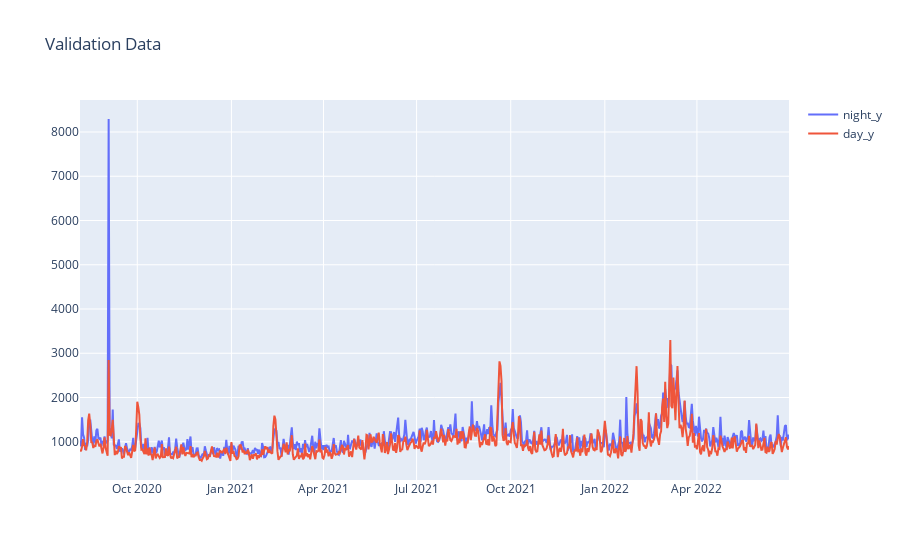

Source (notebook cell):
### Markdown cell above
### 시각화

### Code cell
# 위에서 데이터 시각화 부분 copy
# data -> val 로 변경

dates = val["date"].to_list()
night_y = val["night_y"].to_list()
day_y = val["day_y"].to_list()

fig = make_subplots(rows=1, cols=1)
fig.update_layout(title_text=f"Validation Data") # title 변경

fig.add_trace(go.Scatter(x=dates, y=night_y, name="night_y"), row=1, col=1)
fig.add_trace(go.Scatter(x=dates, y=day_y, name="day_y"), row=1, col=1)
fig.show()

### Figure 1 — Plotly figure (JSON) as saved in the notebook; plotly's stock layout.template omitted (floating-point values rounded to 4 significant figures; data arrays with more than 128 entries replaced by an {"elided": "..."} marker saying what was removed)
{"data": [{"name": "night_y", "type": "scatter", "x": {"elided": "694 str values"}, "xaxis": "x", "y": {"elided": "694 int values"}, "yaxis": "y"}, {"name": "day_y", "type": "scatter", "x": {"elided": "694 str values"}, "xaxis": "x", "y": {"elided": "694 int values"}, "yaxis": "y"}], "layout": {"title": {"text": "Validation Data"}, "xaxis": {"anchor": "y", "domain": [0, 1]}, "yaxis": {"anchor": "x", "domain": [0, 1]}}}
